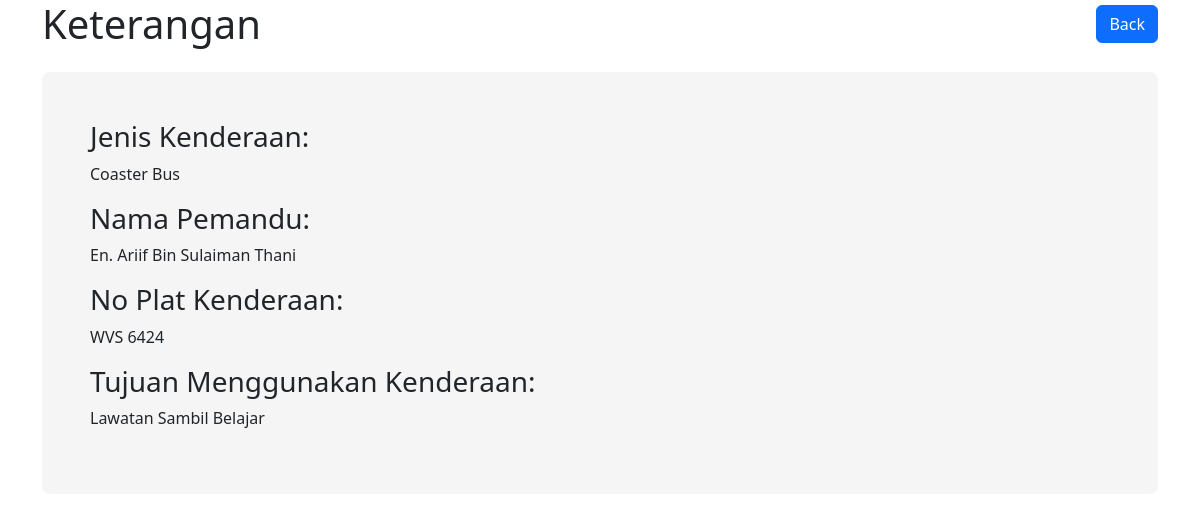
Screenshot of /view.php?id=3 with the database file from the repository.
### tables this page shows
CREATE TABLE IF NOT EXISTS `kenderaan` (
  `id` int NOT NULL AUTO_INCREMENT,
  `jeniskenderaan` varchar(255) NOT NULL,
  `pemandu` varchar(255) NOT NULL,
  `noplatkenderaan` varchar(255) NOT NULL,
  `catatan` varchar(255) NOT NULL,
  PRIMARY KEY (`id`)
);

### view.php (the view, shortened to what this page needs)
<!DOCTYPE html>
<html lang="en">
<head>
    <link rel="stylesheet" href="https://cdn.jsdelivr.net/npm/bootstrap@5.2.2/dist/css/bootstrap.min.css">
</head>
<body>
    <div class="container">
        <header class="header">
            <h1>Keterangan</h1>
            <a href="index.php" class="btn btn-primary" id="button">Back</a>
        </header>
        <div class="book-details p-5 my-4">
            <?php
            include("connect.php");
            $id = $_GET['id'];
            if ($id) {
                $sql = "SELECT * FROM kenderaan WHERE id = $id";
                $result = mysqli_query($conn, $sql);
                while ($row = mysqli_fetch_array($result)) {
                ?>
                <h3>Jenis Kenderaan:</h3>
                <p><?php echo $row["jeniskenderaan"]; ?></p>
                <h3>Nama Pemandu:</h3>
                <p><?php echo $row["pemandu"]; ?></p>
                <h3>No Plat Kenderaan:</h3>
                <p><?php echo $row["noplatkenderaan"]; ?></p>
                <h3>Tujuan Menggunakan Kenderaan:</h3>
                <p><?php echo $row["catatan"]; ?></p>
                <?php
                }
            } else {
                echo "<h3>Tiada kenderaan dijumpai.</h3>";
            }
            ?>
        </div>
    </div>
</body>
</html>

### view.php (style rules this page uses)
.book-details { background-color: #f5f5f5; border-radius: 8px; }
.header { display: flex; justify-content: space-between; align-items: center; margin-bottom: 20px; }
.header h1 { margin: 0; }
#button { margin: 0; }

### rows the page displays
kenderaan: jeniskenderaan "Coaster Bus", pemandu "En. Ariif Bin Sulaiman Thani", noplatkenderaan "WVS 6424", catatan "Lawatan Sambil Belajar"
